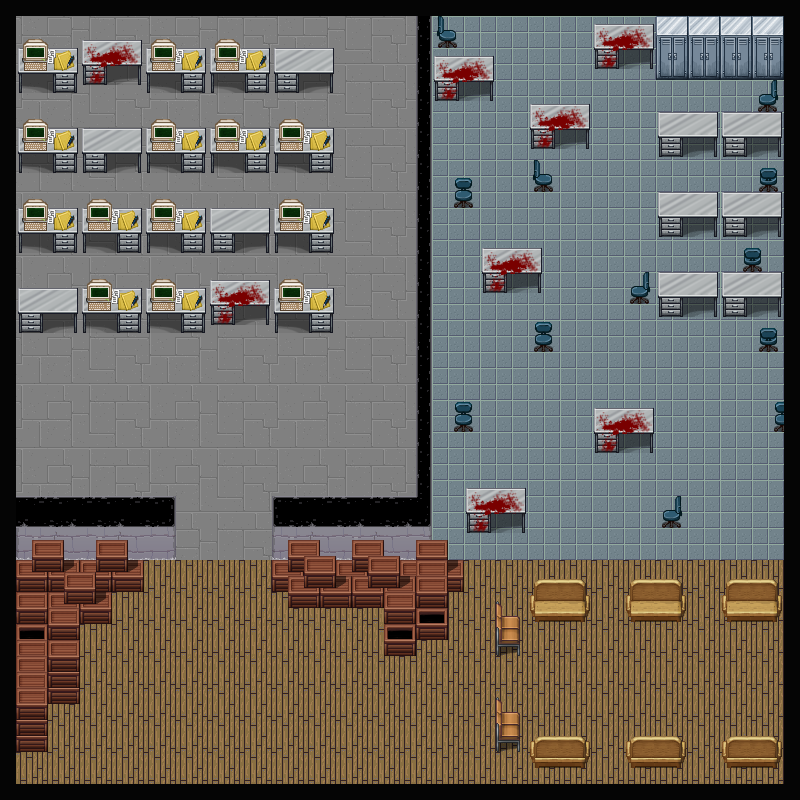

This game map was drawn from its Tiled (.tmx) file and the tilesets committed beside it. A one-line description and the trimmed map source follow:
An orthogonal 50x50 tile map with 16x16 px tiles, 6 tile layers (floor, collisionLayer, obs, obs2, ...), 4 tilesets.

<map version="1.2" tiledversion="1.2.1" orientation="orthogonal" renderorder="right-down" width="50" height="50" tilewidth="16" tileheight="16" infinite="0" nextlayerid="9" nextobjectid="75">
 <tileset firstgid="1" source="interior.tsx" />
 <tileset firstgid="1025" source="floor_tileset.tsx" />
 <tileset firstgid="3073" source="Zombie_TileD.tsx" />
 <tileset firstgid="4097" source="dungeon tileset calciumtrice.tsx" />
 <layer id="1" name="floor" width="50" height="50">
  <data>[2500 cells, 2500 non-empty, 39 distinct tile ids]</data>
 </layer>
 <layer id="8" name="collisionLayer" width="50" height="50" opacity="0">
  <data>[2500 cells, 859 non-empty, 1 distinct tile ids]</data>
 </layer>
 <layer id="4" name="obs" width="50" height="50">
  <data>[2500 cells, 765 non-empty, 129 distinct tile ids]</data>
 </layer>
 <layer id="5" name="obs2" width="50" height="50">
  <data>[2500 cells, 100 non-empty, 30 distinct tile ids]</data>
 </layer>
 <layer id="6" name="obs3" width="50" height="50">
  <data>[2500 cells, 74 non-empty, 32 distinct tile ids]</data>
 </layer>
 <layer id="2" name="border" width="50" height="50">
  <data>[2500 cells, 196 non-empty, 1 distinct tile ids]</data>
 </layer>
</map>
